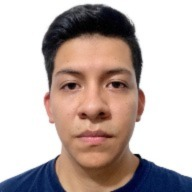
#> input picture IA_panas/ArielChabla/L00376418_1.jpg, 192 x 192 px, given as the content of the folder C:/Users/patty/Desktop/copia_IA/GenesisHeredia, which was not available
$ jupyter execute --allow-errors Procesamiento_Imagenes.ipynb   (text cells are left out)
#> lines starting #> are read from the running program, lines starting #| are printed output that depends on the picture; pictures that were not available may be replaced by others from this repository, and a replacement may not be noted
[cell 1]
#Todas las librerias necesarias, incluyendo: computer vision y tensorflow
import cv2
import numpy as np
import os
os.environ['TF_CPP_MIN_LOG_LEVEL'] = '3'
import shutil
import glob
import pandas as pd
import matplotlib.pyplot as plt
import seaborn as sn
from keras.preprocessing.image import ImageDataGenerator
from tensorflow.keras.utils import img_to_array, array_to_img, load_img
from  PIL  import Image
from rembg import remove
from sklearn.preprocessing import MinMaxScaler
import h5py
from time import sleep

[cell 2]
#Se asigna la capeta de imagenes que se tiene localmente
imagenes_ruta = ("C:/Users/patty/Desktop/IA_panas")
nombre_clase = os.listdir(imagenes_ruta)
nombre_clase.sort()
#Se muestran las clases enlistadas
print(nombre_clase)

[cell 3]
# las clases, copiar las imagenes por cada una de las carpetas
for clase in nombre_clase:
    bananas = imagenes_ruta + "/" + clase
    elemento = os.listdir(bananas)

    for element in elemento:
        print("Copying Image - {} in copia_IA/{}".format(element, clase))
        origen = os.path.join(imagenes_ruta + "/" + clase, element) # origen
        destino = os.path.join("C:/Users/patty/Desktop/copia_IA/" + clase, element)
        shutil.copy(origen, destino)

#> (a cell that did not finish here is left out)

[cell 5]
os.chdir("C:/Users/patty/Desktop/copia_IA/GenesisHeredia")
#> (the rest of this cell did not finish here and is left out)

[cell 6]
os.chdir("C:/Users/patty/Desktop/copia_IA/ArielChabla")
#> (the rest of this cell did not finish here and is left out)

[cell 7]
os.chdir("C:/Users/patty/Desktop/copia_IA/JorgeBorrero")
#> (the rest of this cell did not finish here and is left out)

[cell 8]
os.chdir("C:/Users/patty/Desktop/copia_IA/JoseRuiz")
#> (the rest of this cell did not finish here and is left out)

[cell 9]
os.chdir("C:/Users/patty/Desktop/copia_IA/BarraganSteven")
#> (the rest of this cell did not finish here and is left out)

[cell 10]
os.chdir("C:/Users/patty/Desktop/panasIAruido/")
images_path = "C:/Users/patty/Desktop/copia_IA/"
class_names = os.listdir(images_path)
class_names.sort()
print(class_names)

[cell 11]
for class_name in class_names:
    cur_path = images_path + "/" + class_name
    cur_label = class_name
    i = 1

    for file in glob.glob(cur_path + "/*"):
        print("Processing Image - {} in {}".format(i, cur_label))
        # read the images path
        image = cv2.imread(file)
#> image is the input picture: shape (192, 192, 3); mean B, G, R 172.4, 176.6, 191.3
        # denoising images
        dst = cv2.fastNlMeansDenoisingColored(image,None,10,10,7,21)
        b,g,r = cv2.split(dst)
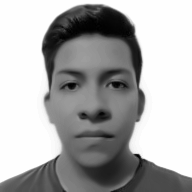
#> b: shape (192, 192); min 0, max 254, mean 171.6
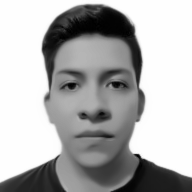
#> g: shape (192, 192); min 0, max 254, mean 176.1
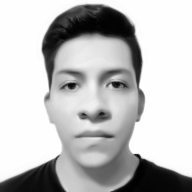
#> r: shape (192, 192); min 0, max 254, mean 190.7
        rgb_dst = cv2.merge([r,g,b])
        # save images
        save_path = "C:/Users/patty/Desktop/panasIAruido/" + cur_label
        cv2.imwrite(os.path.join(save_path , cur_label + '_' + str(i) + '.jpg'),
                    cv2.cvtColor(rgb_dst,cv2.COLOR_RGB2BGR))


        # show loop update
        i += 1
